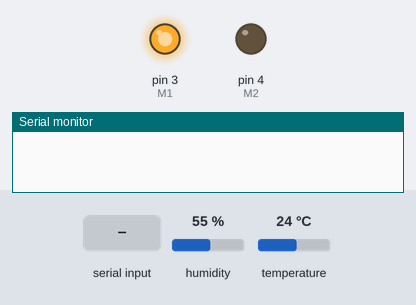
Recording of a sketch running on a simulated Arduino Nano, built with avr-gcc and run on an emulated ATmega328P. On the bench: output pins drawn as LEDs (lit = HIGH), the last lines printed to the serial monitor. The inputs (shaded band) are chosen by the test bench; at power-on: humidity 55 %, temperature 24 °C. Pins used as bus, display or sensor lines are not drawn.

Above: at 1.8 s.
1.9 s: "Awake\n" received over Serial
4.4 s: "B00\n" received over Serial
At 5.96 s:
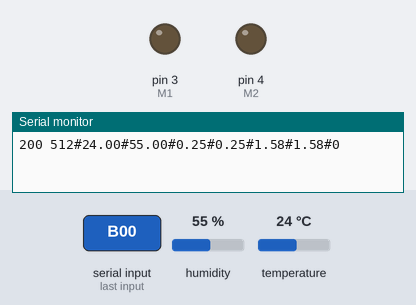
At 6.5 s:
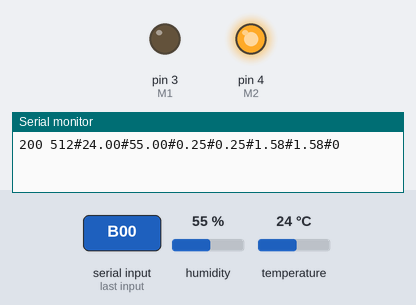
Timing chart, 0 to 12.5 s (numbered marks = the images above; inputs shaded):
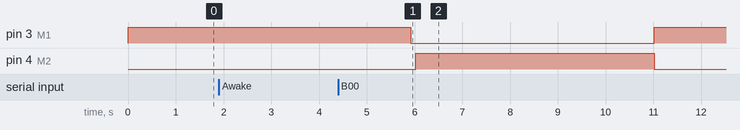

Measured:
- after the input at 4.4 s, pin 3 (M1): HIGH → LOW after 1.5 s, → HIGH 5.1 s later; pin 4 (M2): LOW → HIGH after 1.6 s, → LOW 5.0 s later

The sketch:

SENSOR2.ino
```cpp
/*
 * GY BMP 280 test sketch
 * http://satujamsaja.blogspot.co.id
 *
 */

#include <Wire.h>
#include <SPI.h>
#include <Adafruit_Sensor.h>
#include <Adafruit_BMP280.h>
#include "DHT.h"
#include <avr/sleep.h>
#include <avr/power.h>
#include <avr/wdt.h>

#define DHTPIN 2
#define DHTTYPE DHT22

#define LightPin A3
#define VCCPin 9
#define ESPReset 7
#define SOILTEMPVCCPin 8
#define M1 3
#define M2 4
#define SOILTEMP1 A6
#define SOILTEMP2 A7
#define SOILMOIST1 A4
#define SOILMOIST2 A5

// using I2C
//Adafruit_BMP280 bme;
DHT dht(DHTPIN, DHTTYPE);

volatile int f_wdt=1;

int numberTries = 0;
int maxNumberTries = 5;

//Alternating current direction of the soil moisture sensors:
bool soilMoistDir = true;
float R;
float alpha = 2.73;
float Rt = 1.0;

//Debuging:
//String debugText = "";

ISR(WDT_vect)
{
  if(f_wdt == 0)
  {
    f_wdt=1;
  }
  else
  {
    //Serial.println("WDT Overrun!!!");
  }
}

void enterSleep(void)
{
  set_sleep_mode(SLEEP_MODE_PWR_DOWN);   /* EDIT: could also use SLEEP_MODE_PWR_DOWN for lowest power consumption. */
  sleep_enable();

  /* Now enter sleep mode. */
  sleep_mode();

  /* The program will continue from here after the WDT timeout*/
  sleep_disable(); /* First thing to do is disable sleep. */

  /* Re-enable the peripherals. */
  power_all_enable();
}


void setup()
{
  Serial.begin(4800);

  dht.begin();
  pinMode(VCCPin, OUTPUT);
  digitalWrite(VCCPin, LOW);
  pinMode(ESPReset, OUTPUT);
  digitalWrite(ESPReset, HIGH);
  pinMode(SOILTEMPVCCPin, OUTPUT);
  digitalWrite(SOILTEMPVCCPin, LOW);

  pinMode(SOILTEMP1, INPUT);
  pinMode(SOILTEMP2, INPUT);
  pinMode(SOILMOIST1, INPUT);
  pinMode(SOILMOIST2, INPUT);

  pinMode(M1, OUTPUT);
  pinMode(M2, OUTPUT);
  digitalWrite(M1, LOW);
  digitalWrite(M2, LOW);

  /* For the deep sleep*/
  MCUSR &= ~(1<<WDRF);
  WDTCSR |= (1<<WDCE) | (1<<WDE);
  WDTCSR = 1<<WDP0 | 1<<WDP3;
  WDTCSR |= _BV(WDIE);
}

void loop() {
  if(f_wdt == 1) {
    if (numberTries >= maxNumberTries) {
      int sleepCycles = 100;
      pinMode(VCCPin, OUTPUT);
      digitalWrite(VCCPin, LOW);
      digitalWrite(SOILTEMPVCCPin, LOW);
      digitalWrite(M1, LOW);
      digitalWrite(M2, LOW);
      delay(100);
      /* Enter sleep*/
      for (int i = 0; i < sleepCycles; i++) {
        f_wdt = 0;
        enterSleep();
      }
      numberTries = 0;
      return;
    }
    else {
      numberTries ++;
    }
    pinMode(VCCPin, OUTPUT);
    digitalWrite(VCCPin, HIGH); // Power sensors.
    digitalWrite(SOILTEMPVCCPin, HIGH);
    if (soilMoistDir) {
      digitalWrite(M1, HIGH);
      digitalWrite(M2, LOW);
      soilMoistDir = false;
    }
    else {
      digitalWrite(M2, HIGH);
      digitalWrite(M1, LOW);
      soilMoistDir = true;
    }
    digitalWrite(ESPReset, LOW); // Reset ESP.
    delay(500);
    digitalWrite(ESPReset, HIGH);
    delay(500);

    // Wait for "Awake".
    String mess = "123";
    unsigned long timeout = millis();
    while (mess.indexOf("Awake") < 0) {
      if (millis() - timeout > 3000) {
        return;
      }
      mess = Serial.readStringUntil('\r');
    }

    String sendMes = "200 ";    //200 light#temp#hum#soilTemp1#soilTemp2#soilMoist1#soilMoist2#Polarity
    String s = String(analogRead(LightPin));
    sendMes = sendMes + s + "#";
    float t = dht.readTemperature();
    s = String(t);
    sendMes = sendMes + s + "#";
    s = String(dht.readHumidity());
    sendMes = sendMes + s + "#";

//    t = bme.readTemperature();
//    s = String(t);
//    sendMes = sendMes + s + "#";
//
//    s = String(bme.readPressure()/100);
//    sendMes = sendMes + s + "#";

    s = String(analogRead(SOILTEMP1)/1024.0*5);
    sendMes = sendMes + s + "#";
    s = String(analogRead(SOILTEMP2)/1024.0*5);
    sendMes = sendMes + s + "#";
    float moist = analogRead(SOILMOIST1)/1024.0*5;
    if (soilMoistDir) {
      if (moist == 0) {
        R = 1000000;
      }
      else {
        R = alpha*Rt*(5-moist)/((1+alpha)*moist);
      }
    }
    else {
      R = alpha*Rt*moist/(alpha*(5-moist)-moist);
    }
    s = String(R);
    sendMes = sendMes + s + "#";
    moist = analogRead(SOILMOIST2)/1024.0*5;
    if (soilMoistDir) {
      if (moist == 0) {
        R = 1000000;
      }
      else {
        R = alpha*Rt*(5-moist)/((1+alpha)*moist);
      }
    }
    else {
      R = alpha*Rt*moist/(alpha*(5-moist)-moist);
    }
    s = String(R);
    sendMes = sendMes + s + "#";
    s = String(soilMoistDir);
    sendMes = sendMes + s;
    //sendMes = sendMes + "#" + debugText;
    Serial.println(sendMes);

    // Wait for answer.
    mess = "";
    timeout = millis();
    while (mess.length() <= 1) {
      if (millis() - timeout > 20000) {
        //debugText = "Timout, tries: " + String(numberTries);
        return;
      }
      mess = Serial.readStringUntil('\r');
      delay(500);
    }

    // Rerun if failed.
    if (mess.indexOf("B00") < 0) {
      //debugText = "Wrong answer: " + mess + ", tries: " + String(numberTries);
      return;
    }

    numberTries = 0;

    //Parse sleep length:
    mess = mess.substring(4);
    int minutes = mess.toInt();
    int sleepCycles = int(minutes*60/8.0);

    pinMode(VCCPin, OUTPUT);
    digitalWrite(VCCPin, LOW);
    digitalWrite(SOILTEMPVCCPin, LOW);
    digitalWrite(M1, LOW);
    digitalWrite(M2, LOW);
    delay(100);

    /* Enter sleep*/
    for (int i = 0; i < sleepCycles; i++) {
      f_wdt = 0;
      enterSleep();
    }
  }
}
```
